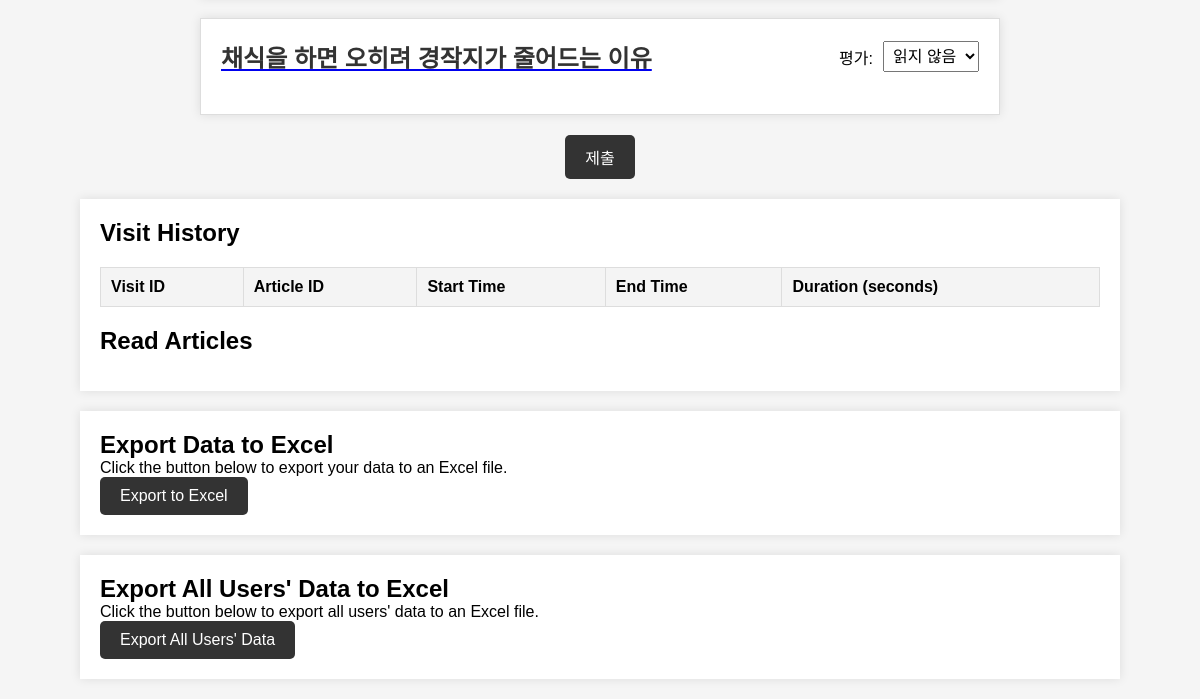
Before: /end (signed in, lower part) with the older database file.
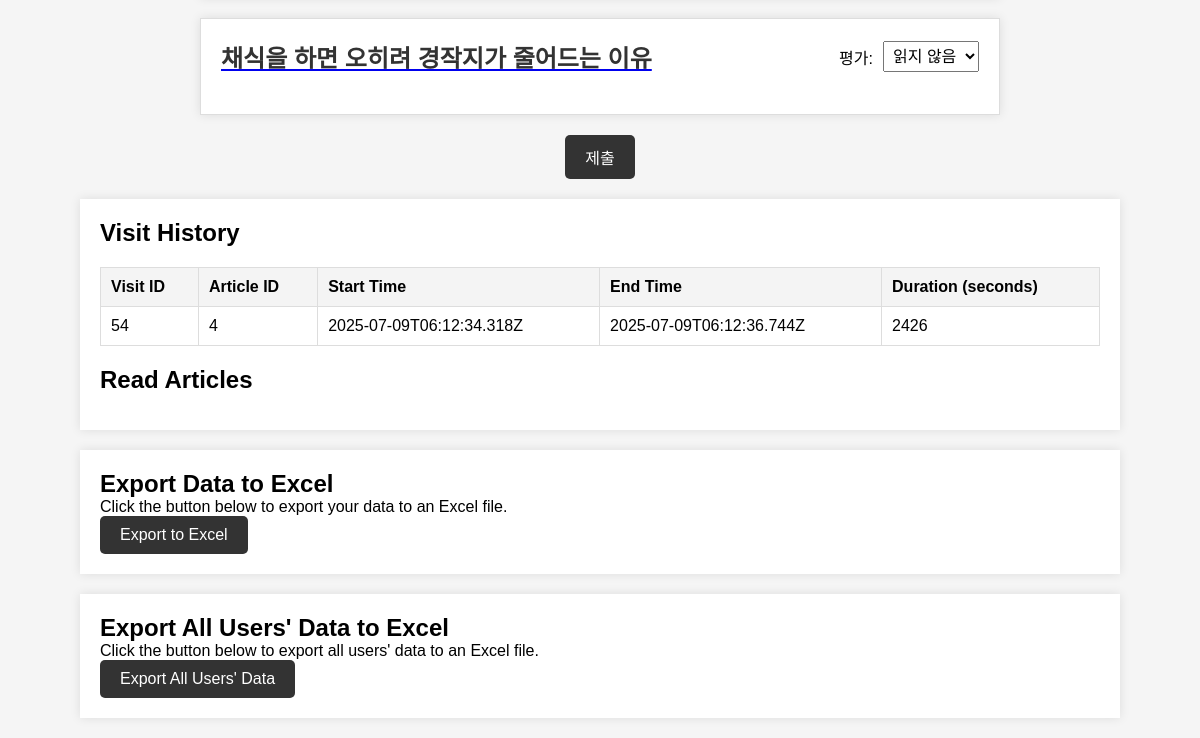
After: the same page with the newer database file.
### app.py (models this page shows)
class Article(db.Model):
    id = db.Column(db.Integer, primary_key=True)
    title = db.Column(db.String(100), nullable=False)
    content = db.Column(db.Text, nullable=False)
    author_name = db.Column(db.String(100))  # 저자 이름
    author_occupation = db.Column(db.String(100))  # 저자 직업
    author_email = db.Column(db.String(100))  # 저자 이메일
    author_description = db.Column(db.Text)  # 저자 설명
    display_on_index = db.Column(db.Boolean, default=False)
    ratings = db.relationship('Rating', backref='article', lazy=True)

class Visit(db.Model):
    id = db.Column(db.Integer, primary_key=True)
    user_id = db.Column(db.Integer, db.ForeignKey('user.id', name='fk_visit_user'), nullable=False)
    article_id = db.Column(db.String(255), nullable=False)
    start_time = db.Column(db.String(255), nullable=False)
    end_time = db.Column(db.String(255), nullable=False)
    duration = db.Column(db.Integer, nullable=False)
    author_info_clicked = db.Column(db.Boolean, default=False)  # 추가된 필드

### app.py (the view)
@app.route('/end')
def end_page():
    visit_history = Visit.query.filter_by(user_id=session['user_id']).all()
    articles = Article.query.all()
    return render_template('end.html', visit_history=visit_history, articles=articles)

### templates/end.html (shortened to what this page needs)
<!DOCTYPE html>
<html lang="en">
<head>
    <link rel="stylesheet" type="text/css" href="/static/styles.css">
</head>
<body>
    <form action="/rate" method="post" onsubmit="showCompletionMessage()">
        {% for article in articles %}
        <div class="article">
            <div class="article-header">
                <a href="/article/{{ article.id }}" class="article-link">
                    <h3 class="article-title">{{ article.title }}</h3>
                </a>
                <div class="rating-section">
                    <label for="rating_{{ article.id }}">평가:</label>
                    <select name="rating_{{ article.id }}" id="rating_{{ article.id }}">
                        <option value="0">읽지 않음</option>
                    </select>
                </div>
            </div>
        </div>
        {% endfor %}
        <input type="submit" value="제출">
    </form>
    <div class="container">
        <h2>Visit History</h2>
        <table>
            <thead>
                <tr>
                    <th>Visit ID</th>
                    <th>Article ID</th>
                    <th>Start Time</th>
                    <th>End Time</th>
                    <th>Duration (seconds)</th>
                </tr>
            </thead>
            <tbody>
                {% for visit in visit_history %}
                    <tr>
                        <td>{{ visit.id }}</td>
                        <td>{{ visit.article_id }}</td>
                        <td>{{ visit.start_time }}</td>
                        <td>{{ visit.end_time }}</td>
                        <td>{{ visit.duration }}</td>
                    </tr>
                {% endfor %}
            </tbody>
        </table>
        <h2>Read Articles</h2>
    </div>
    {% if session['user_name'] %}
    <div class="container">
        <h2>Export Data to Excel</h2>
        <p>Click the button below to export your data to an Excel file.</p>
        <a href="/export-to-excel" class="export-button">Export to Excel</a>
    </div>
    {% endif %}
    {% if session['user_name'] == 'admin' %}
    <div class="container">
        <h2>Export All Users' Data to Excel</h2>
        <p>Click the button below to export all users' data to an Excel file.</p>
        <a href="/export-all-to-excel" class="export-button">Export All Users' Data</a>
    </div>
    {% endif %}
</body>
</html>

### static/styles.css (style rules this page uses)
body, h1, h2, p { margin: 0; padding: 0; }
body { font-family: Arial, sans-serif; background-color: #f5f5f5; }
.container { max-width: 80%; margin: 20px auto; padding: 20px; background-color: #fff; box-shadow: 0 0 10px rgba(0, 0, 0, 0.1); margin-top: 70px; }
.article { width: 100%; border: 1px solid #ddd; padding: 10px; margin: 10px 0; cursor: pointer; box-sizing: border-box; background-color: #fff; }
.article-header { display: flex; justify-content: center; }
input[type="submit"] { display: inline-block; padding: 10px 20px; background-color: #333; color: #fff; border: none; border-radius: 5px; font-size: 16px; cursor: pointer; transition: background-color 0.3s, transform 0.2s; text-align: center; text-decoration: none; }

### templates/end.html (style rules this page uses)
.article { width: 100%; max-width: 800px; border: 1px solid #ddd; padding: 20px; margin: 20px auto; box-shadow: 0 0 10px rgba(0, 0, 0, 0.1); background-color: #fff; }
.article-header { display: flex; justify-content: space-between; align-items: center; margin-bottom: 20px; }
.article-header h3 { font-size: 24px; margin: 0; cursor: pointer; color: #333; text-decoration: none; }
.rating-section { display: flex; align-items: center; }
.rating-section label { margin-right: 10px; }
.rating-section select { padding: 5px; font-size: 16px; }
input[type="submit"] { display: block; margin: 20px auto; padding: 10px 20px; background-color: #333; color: #fff; border: none; border-radius: 5px; font-size: 16px; cursor: pointer; transition: background-color 0.3s, transform 0.2s; text-align: center; }
.container { max-width: 1000px; margin: 20px auto; padding: 20px; background-color: #fff; box-shadow: 0 0 10px rgba(0, 0, 0, 0.1); }
.export-button { display: inline-block; padding: 10px 20px; background-color: #333; color: #fff; border: none; border-radius: 5px; text-decoration: none; font-size: 16px; text-align: center; transition: background-color 0.3s, transform 0.2s; }
table { width: 100%; border-collapse: collapse; margin: 20px 0; }
table th, table td { padding: 10px; border: 1px solid #ddd; text-align: left; }
table th { background-color: #f4f4f4; }

Changed rows visible on the page:
added Visit: id "54", article_id "4", start_time "2025-07-09T06:12:34.318Z", end_time "2025-07-09T06:12:36.744Z", duration "2426"
